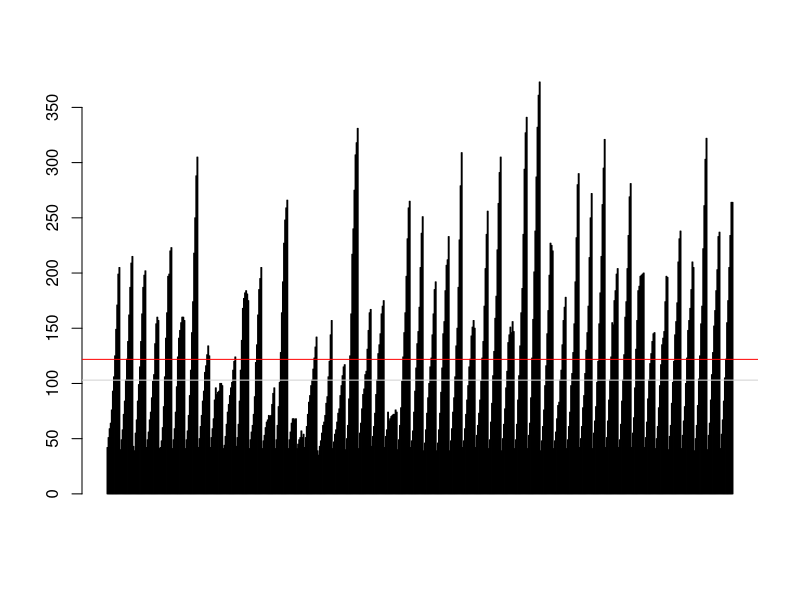
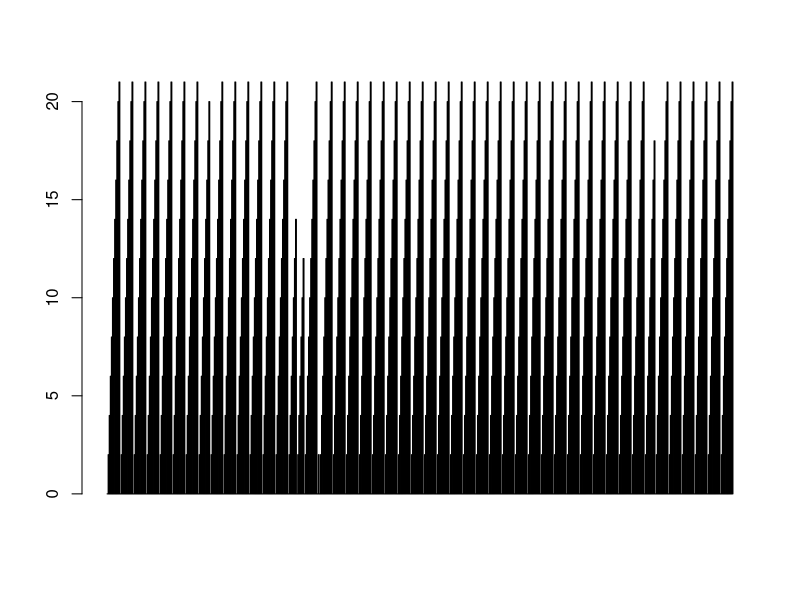
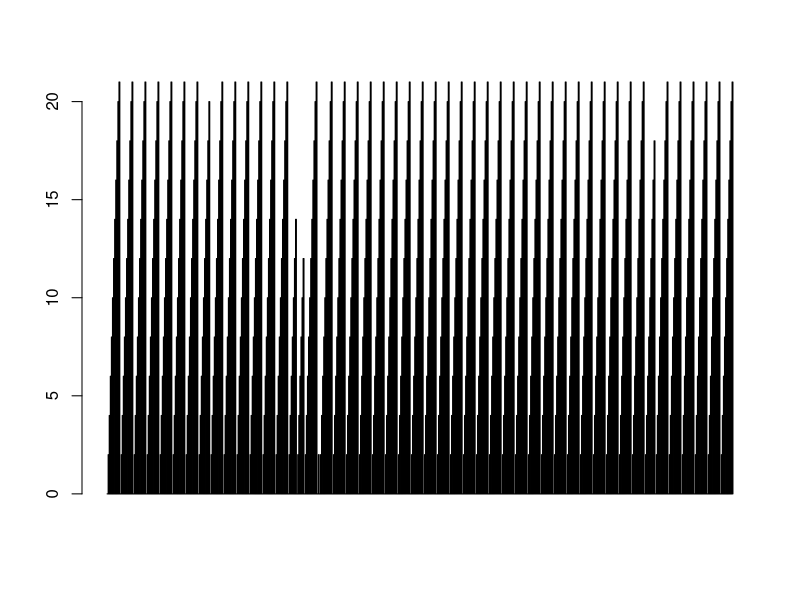
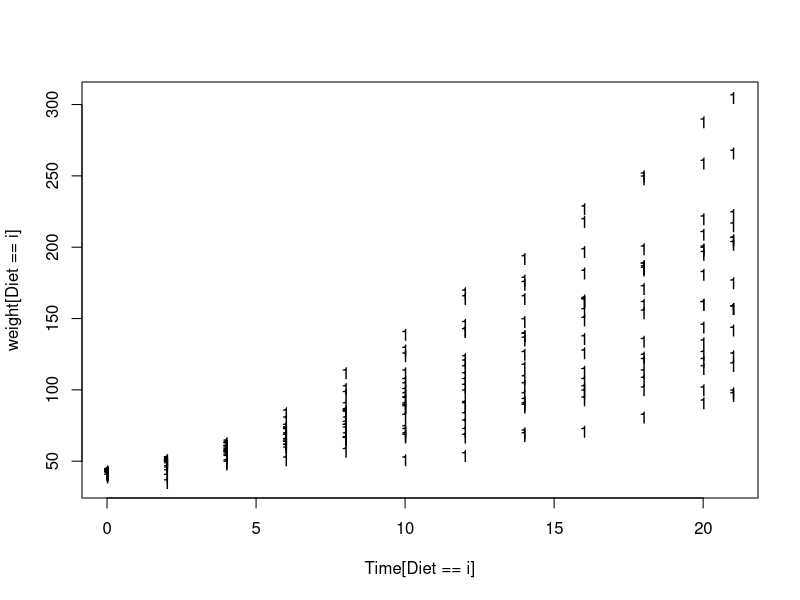
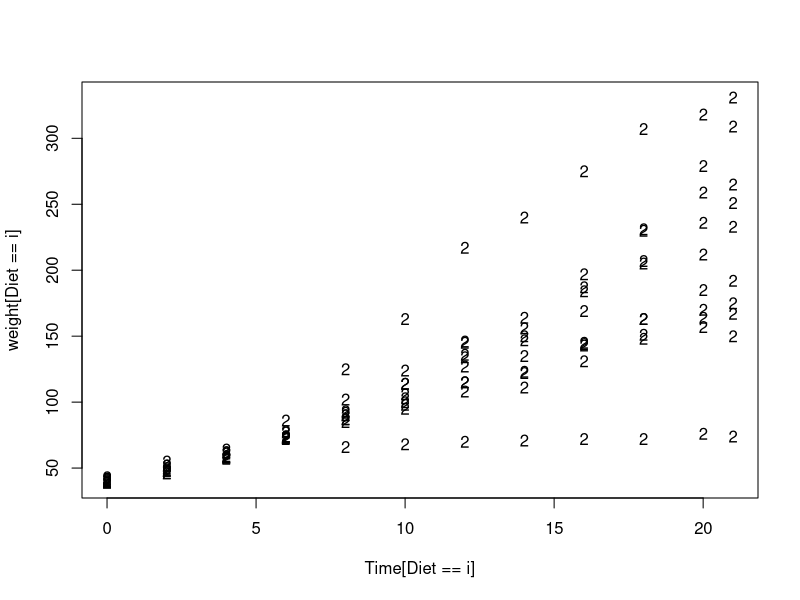
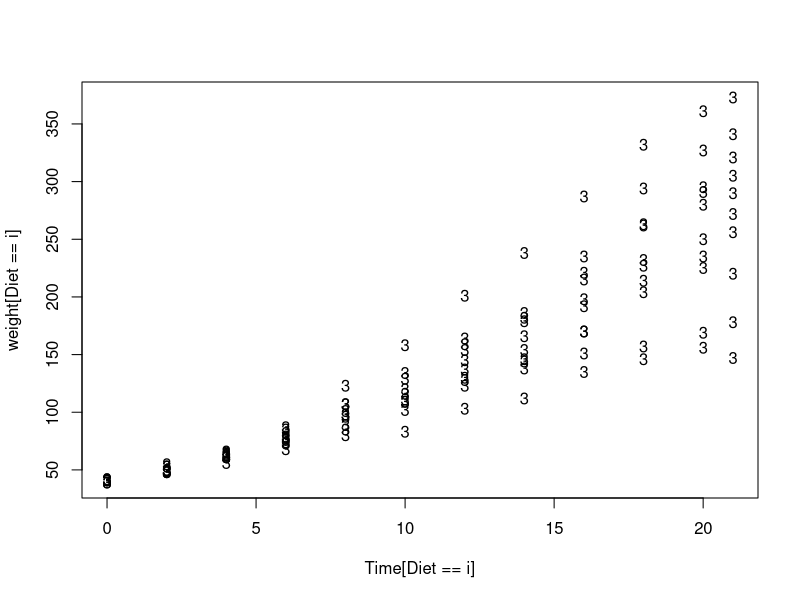
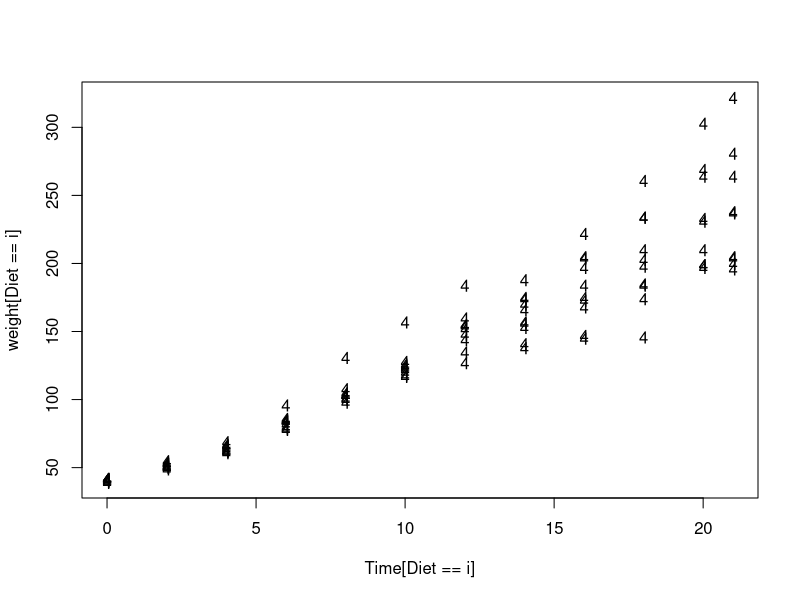
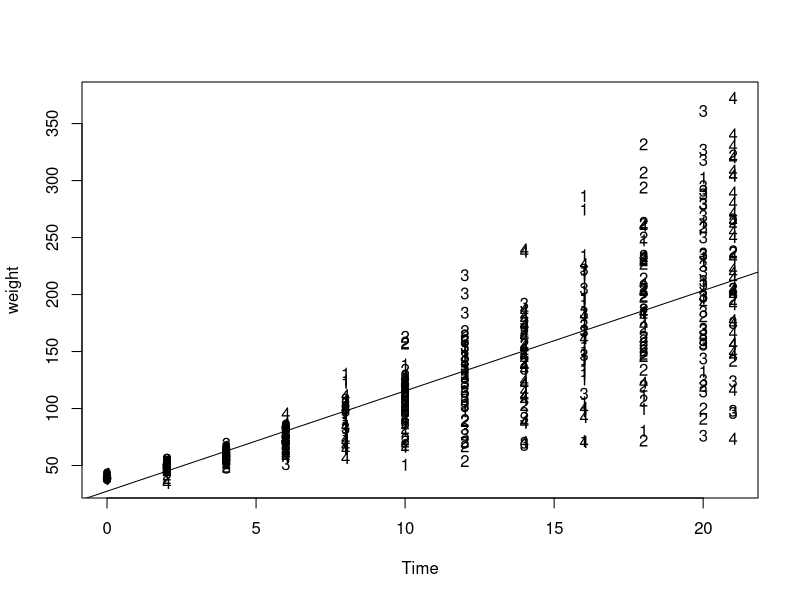

Generate these figures, in order, with R: (Note: this script raises an error after producing the figures.)
#
#
#
# run in RSTudio like this:
# > source("this source file.R")
#
# USES DATASET: built in dataset ChickWeight
#
# -----------------------------------------------------------------------------
library(ggplot2)

# -----------------------------------------------------------------------------
readkey <- function()
{
    cat ("Press [enter] to continue")
    line <- readline()
}
# -----------------------------------------------------------------------------

data(ChickWeight)   # load dataset

print(class(ChickWeight))

message("first rows of data")
print(head(ChickWeight))	# have a first look at it - the columns, the range of numbers
# 
#  weight Time Chick Diet
# 1     42    0     1    1
# 2     51    2     1    1
# 3     59    4     1    1
# 4     64    6     1    1
# 5     76    8     1    1
# 6     93   10     1    1
#
message("summary:")
print(summary(ChickWeight))
#     weight           Time           Chick     Diet   
# Min.   : 35.0   Min.   : 0.00   13     : 12   1:220  
# 1st Qu.: 63.0   1st Qu.: 4.00   9      : 12   2:120  
# Median :103.0   Median :10.00   20     : 12   3:120  
# Mean   :121.8   Mean   :10.72   10     : 12   4:118  
# 3rd Qu.:163.8   3rd Qu.:16.00   17     : 12          
# Max.   :373.0   Max.   :21.00   19     : 12          

# factorize DIet and CHick Ids
message("Chick factor levels")
print(levels(factor(ChickWeight$Chick)))
# [1] "18" "16" "15" "13" "9"  "20" "10" "8"  "17" "19" "4"  "6"  "11" "3"  "1"  "12" "2"  "5"  "14" "7"  "24" "30"
# [23] "22" "23" "27" "28" "26" "25" "29" "21" "33" "37" "36" "31" "39" "38" "32" "40" "34" "35" "44" "45" "43" "41"
# [45] "47" "49" "46" "50" "42" "48"
message("Diet factor levels")
print(levels(factor(ChickWeight$Diet)))
# [1] "1" "2" "3" "4"

# -----------------------------------------------------------------------------
# PLOTS
# -----------------------------------------------------------------------------

# plot the 2 key columns first as bar charts to see the distribution independently
message("barplot of weight:")
barplot(ChickWeight$weight)
readkey()
# add a horizontal line at the average
message("mean")
abline(h= mean(ChickWeight$weight), col="red")
readkey()

message("median")
abline(h= median(ChickWeight$weight), col="lightgrey")
readkey()

message("barplot Time:")
barplot(ChickWeight$Time)
with(ChickWeight, barplot(Time)) # this is the same 
readkey()

message("scatter plot: sequentially by Diet")
# scatter plot to see how they're related - and show a different symobl for each Diet (1:4) 

with(ChickWeight,
	for(i in levels(factor(Diet))){
	plot(Time[Diet==i],weight[Diet==i],pch=i)
	readkey()
    } 
)
# with(ChickWeight, plot(Time,weight,pch=as.integer(factor(Diet)))) # using symbols
with( ChickWeight, plot(Time,weight,pch=levels(factor(Diet))))  # using digits

readkey()

# aha - seems a kind of linear relationship - lets fit a Linear Regression model and display 
# the resulting L-R line over top of the scatter plot
message("adding L-R line using abline")

lrLine <- lm(ChickWeight$weight ~ ChickWeight$Time )
abline(lrLine) # display L-R line 
readkey()

# -----------------------------------------------------------------------------
# USING GGPLOT2 library
# -----------------------------------------------------------------------------

# lets aggregate by by Time by averaging the weights at each Time coordinate
#
message("aggregated by Time (shows average weight at each Time age)")

ChickAgg <- aggregate(ChickWeight["weight"],ChickWeight["Time"],FUN=mean)
p <- ggplot(ChickAgg, aes(x = Time, y=weight)) + geom_bar(stat="identity")
print(p)
readkey()

# it seems there is a distribution of weights at each Time value (Time here is aka a feature) 
# now plot a boxplot to show that  

# first, use cut to group times into Buckets for the columns
message("boxplot:")

buckets <- seq.int(0,max(ChickWeight$Time,1))   # cut needs a vector of numbers to use as the columns
groupedTimes <- cut(ChickWeight$Time,buckets)

# now plot as boxplot
p <- ggplot(ChickWeight, aes(Time,weight,group=groupedTimes)) + geom_boxplot()
print(p)

readkey()

# try look at a grid of plots with each plot showing data points for one Diet 
message("A grid of plots: split by Diet")

p <- ggplot(ChickWeight, aes(Time,weight)) +
  geom_point() +
#  scale_x_log10(breaks = seq(2e4, 4e4, 1e4)) +
#  scale_y_log10(breaks = seq(50, 75, 5)) +
  facet_wrap(~ Diet, ncol = 4)
print(p)
readkey()

# now a grid of plots with each plot showing data points for one Chick 
message("A grid of plots: split by Chick Id")

p <- ggplot(ChickWeight, aes(Time,weight)) +
     geom_point() +
     facet_wrap(~ Chick, ncol = 10)
print(p)
readkey()

# zoom in on the distribution within one of the buckets
# create a subset of the dataset of only the 20day entries as a data frame 
ChickWeight20 <- subset(ChickWeight,Time==20)

# or create a vector of weights at Time=20
weightAt20 <- ChickWeight$weight[ChickWeight$Time == 20]
# weightAt20
# [1] 199 209 198 160 220 160 288 125 100 120 181 195  91 259 133 144 115 318 164 170  76 259 236 185 212 279 157 235 291 156 327 361 225
#[34] 169 280 250 295 199 269 199 197 231 210 303 233 264
message("Looking at the Time=20 bucket only: scatter")
plot(weightAt20)
readkey()

message("bar chart")
barplot(weightAt20)
readkey()
message("mean")
abline(h=mean(weightAt20), col="red")
readkey()
message("median")
abline(h=median(weightAt20), col="lightgrey")
message("+/- 1 std dev")
abline(h=median(weightAt20) + sd(weightAt20), col="red")
abline(h=median(weightAt20) - sd(weightAt20), col="red")

# -----------------------------------------------------------------------------
# MELT AND CAST (aka Pivot tables) 
# -----------------------------------------------------------------------------

# FIRST Melt (normalize?) the data frame so it can be recast 
# before that, standardize the column names all lower caps
names(ChickWeight) <- tolower(names(ChickWeight))

chick_m <- melt(ChickWeight, id=2:4, na.rm=TRUE)
message("melted dataset - head:")
print(head(chick_m))
#   time chick diet variable value
# 1    0     1    1   weight    42
# 2    2     1    1   weight    51
# 3    4     1    1   weight    59
# 4    6     1    1   weight    64
# 5    8     1    1   weight    76
# 6   10     1    1   weight    93

# Now cast (Aggregate?) the melted dataset into various aggregated tables
#
chick_c <- cast(chick_m, time ~ variable, mean) # average effect of time
print(chick_c)
#    time    weight
# 1     0  41.06000
# 2     2  49.22000
# 3     4  59.95918
# 4     6  74.30612
# 5     8  91.24490
# 6    10 107.83673
# 7    12 129.24490
# 8    14 143.81250
# 9    16 168.08511
# 10   18 190.19149
# 11   20 209.71739
# 12   21 218.68889
chick_c <- cast(chick_m, diet ~ variable, mean) # average effect of diet
print(chick_c)

chick_c <- cast(chick_m, diet ~ time ~ variable, mean) # average effect of diet & time
print(chick_c)
#     time
# diet    0     2        4        6         8        10       12       14       16       18       20       21
#    1 41.4 47.25 56.47368 66.78947  79.68421  93.05263 108.5263 123.3889 144.6471 158.9412 170.4118 177.7500
#    2 40.7 49.40 59.80000 75.40000  91.70000 108.50000 131.3000 141.9000 164.7000 187.7000 205.6000 214.7000
#    3 40.8 50.40 62.20000 77.90000  98.40000 117.10000 144.4000 164.5000 197.4000 233.1000 258.9000 270.3000
#    4 41.0 51.80 64.50000 83.90000 105.60000 126.00000 151.4000 161.8000 182.0000 202.9000 233.8889 238.5556


# How many chicks at each time? - checking for balance
chick_c <- cast(chick_m, time ~ diet, length)
chick_c <- cast(chick_m, chick ~ time, mean)
chick_c <- cast(chick_m, chick ~ time, mean, subset=time < 10 & chick < 20)

chick_c <- cast(chick_m, diet + chick ~ time)
chick_c <- cast(chick_m, chick ~ time ~ diet)
chick_c <- cast(chick_m, diet + chick ~ time, mean, margins="diet")


message("done")
